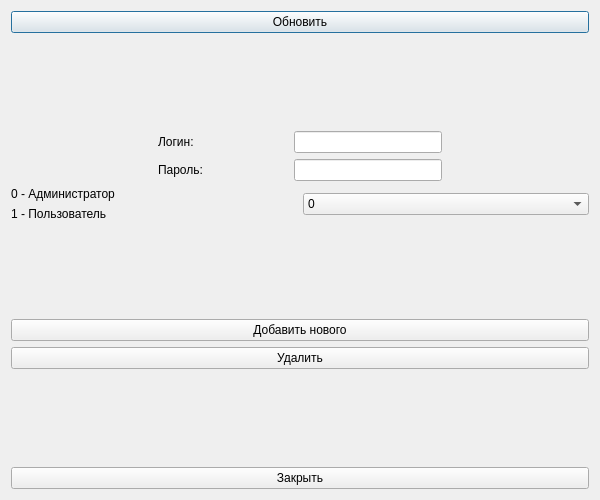
<?xml version="1.0" encoding="UTF-8"?>
<ui version="4.0">
 <class>edit_profiles</class>
 <widget class="QDialog" name="edit_profiles">
  <property name="geometry">
   <rect>
    <x>0</x>
    <y>0</y>
    <width>600</width>
    <height>500</height>
   </rect>
  </property>
  <property name="windowTitle">
   <string>Dialog</string>
  </property>
  <layout class="QVBoxLayout" name="verticalLayout">
   <item>
    <layout class="QVBoxLayout" name="profiles"/>
   </item>
   <item>
    <widget class="QPushButton" name="pushButton">
     <property name="text">
      <string>Обновить</string>
     </property>
    </widget>
   </item>
   <item>
    <spacer name="verticalSpacer_3">
     <property name="orientation">
      <enum>Qt::Vertical</enum>
     </property>
     <property name="sizeHint" stdset="0">
      <size>
       <width>20</width>
       <height>44</height>
      </size>
     </property>
    </spacer>
   </item>
   <item>
    <layout class="QHBoxLayout" name="horizontalLayout_3">
     <property name="topMargin">
      <number>0</number>
     </property>
     <item>
      <spacer name="horizontalSpacer_2">
       <property name="orientation">
        <enum>Qt::Horizontal</enum>
       </property>
       <property name="sizeHint" stdset="0">
        <size>
         <width>40</width>
         <height>20</height>
        </size>
       </property>
      </spacer>
     </item>
     <item>
      <widget class="QLabel" name="label_3">
       <property name="sizePolicy">
        <sizepolicy hsizetype="Minimum" vsizetype="Preferred">
         <horstretch>0</horstretch>
         <verstretch>0</verstretch>
        </sizepolicy>
       </property>
       <property name="minimumSize">
        <size>
         <width>130</width>
         <height>0</height>
        </size>
       </property>
       <property name="maximumSize">
        <size>
         <width>130</width>
         <height>16777215</height>
        </size>
       </property>
       <property name="text">
        <string>Логин:</string>
       </property>
      </widget>
     </item>
     <item>
      <widget class="QLineEdit" name="lineEdit_username"/>
     </item>
     <item>
      <spacer name="horizontalSpacer_4">
       <property name="orientation">
        <enum>Qt::Horizontal</enum>
       </property>
       <property name="sizeHint" stdset="0">
        <size>
         <width>40</width>
         <height>20</height>
        </size>
       </property>
      </spacer>
     </item>
    </layout>
   </item>
   <item>
    <layout class="QHBoxLayout" name="horizontalLayout_4">
     <property name="topMargin">
      <number>0</number>
     </property>
     <item>
      <spacer name="horizontalSpacer_3">
       <property name="orientation">
        <enum>Qt::Horizontal</enum>
       </property>
       <property name="sizeHint" stdset="0">
        <size>
         <width>40</width>
         <height>20</height>
        </size>
       </property>
      </spacer>
     </item>
     <item>
      <widget class="QLabel" name="label_2">
       <property name="sizePolicy">
        <sizepolicy hsizetype="Minimum" vsizetype="Preferred">
         <horstretch>0</horstretch>
         <verstretch>0</verstretch>
        </sizepolicy>
       </property>
       <property name="minimumSize">
        <size>
         <width>130</width>
         <height>0</height>
        </size>
       </property>
       <property name="maximumSize">
        <size>
         <width>130</width>
         <height>16777215</height>
        </size>
       </property>
       <property name="text">
        <string>Пароль:</string>
       </property>
      </widget>
     </item>
     <item>
      <widget class="QLineEdit" name="lineEdit_password">
       <property name="echoMode">
        <enum>QLineEdit::Normal</enum>
       </property>
      </widget>
     </item>
     <item>
      <spacer name="horizontalSpacer_5">
       <property name="orientation">
        <enum>Qt::Horizontal</enum>
       </property>
       <property name="sizeHint" stdset="0">
        <size>
         <width>40</width>
         <height>20</height>
        </size>
       </property>
      </spacer>
     </item>
    </layout>
   </item>
   <item>
    <layout class="QHBoxLayout" name="horizontalLayout_2">
     <property name="topMargin">
      <number>0</number>
     </property>
     <item>
      <layout class="QVBoxLayout" name="verticalLayout_2">
       <item>
        <widget class="QLabel" name="label">
         <property name="text">
          <string>0 - Администратор</string>
         </property>
        </widget>
       </item>
       <item>
        <widget class="QLabel" name="label_4">
         <property name="text">
          <string>1 - Пользователь</string>
         </property>
        </widget>
       </item>
      </layout>
     </item>
     <item>
      <widget class="QComboBox" name="role">
       <item>
        <property name="text">
         <string>0</string>
        </property>
       </item>
       <item>
        <property name="text">
         <string>1</string>
        </property>
       </item>
      </widget>
     </item>
    </layout>
   </item>
   <item>
    <spacer name="verticalSpacer">
     <property name="orientation">
      <enum>Qt::Vertical</enum>
     </property>
     <property name="sizeHint" stdset="0">
      <size>
       <width>20</width>
       <height>40</height>
      </size>
     </property>
    </spacer>
   </item>
   <item>
    <widget class="QPushButton" name="add_new">
     <property name="text">
      <string>Добавить нового</string>
     </property>
    </widget>
   </item>
   <item>
    <widget class="QPushButton" name="delete_2">
     <property name="text">
      <string>Удалить</string>
     </property>
    </widget>
   </item>
   <item>
    <spacer name="verticalSpacer_4">
     <property name="orientation">
      <enum>Qt::Vertical</enum>
     </property>
     <property name="sizeHint" stdset="0">
      <size>
       <width>20</width>
       <height>40</height>
      </size>
     </property>
    </spacer>
   </item>
   <item>
    <widget class="QPushButton" name="pushButton_4">
     <property name="text">
      <string>Закрыть</string>
     </property>
    </widget>
   </item>
  </layout>
 </widget>
 <resources/>
 <connections/>
</ui>
